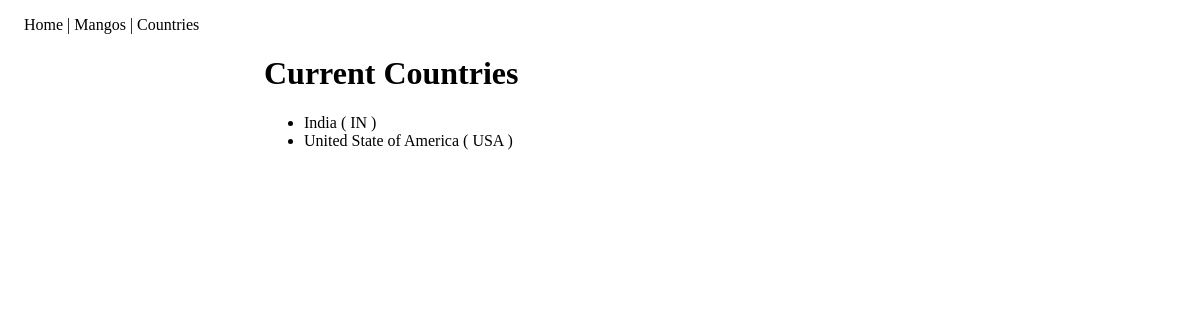
The page /countries/ on the database as committed earlier.
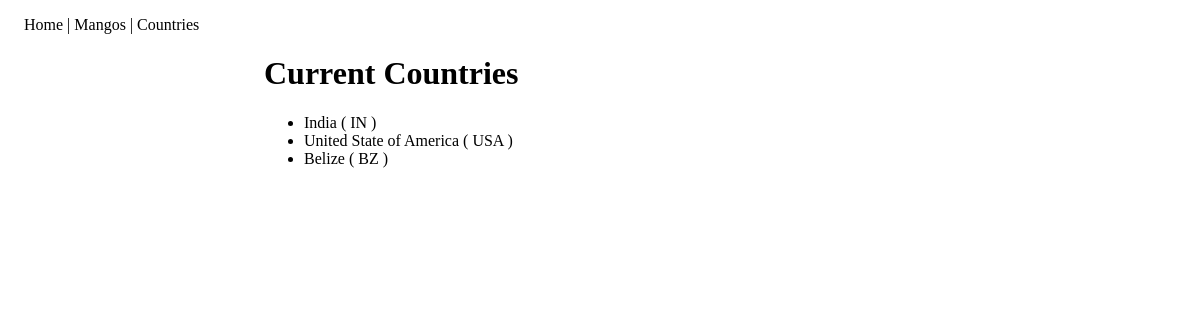
The same page on the database as committed later.
### mangos/models.py (models this page shows, shortened)
class Country(models.Model):
    name = models.CharField(max_length=200, unique=True)
    abbreviation = models.CharField(max_length=10, unique=True)
    created = models.DateTimeField(auto_now_add=True)
    updated = models.DateTimeField(auto_now=True)

### mangos/views.py (the view)
# urls.py: path('countries/', mangos.views.countries, name='countries'),
def countries(request):
    countries = Country.objects.all()
    return render(request, "countries.html", { "countries": countries })

### mangos/templates/countries.html (shortened to what this page needs)
{% extends "base.html" %}
{% block content %}
<h1>Current Countries</h1>
<ul>
    {% for country in countries %}
        <li>{{ country.name }} ( {{ country.abbreviation }} )</li>
    {% endfor %}
    </ul>
{% endblock %}

### mangos/templates/base.html (shortened to what this page needs)
{% load static %}
<!doctype html>
<html lang="en">
<head>
    <link rel="stylesheet" href="https://cdn.jsdelivr.net/npm/@picocss/pico@2/css/pico.amber.css">
    <link rel="stylesheet" href="{% static 'styles.css' %}">
</head>
<body>
    <header>
        <a href="/">Home</a>
        <span>|</span>
        <a href="/mangos">Mangos</a>
        <span>|</span>
        <a href="/countries">Countries</a>
    </header>
    <main>
        {% block content %}{% endblock %}
    </main>
</body>
</html>

### mangos/static/styles.css (style rules this page uses)
body { width: 100vw; }
header { padding-top: 8px; padding-left: 16px; padding-right: 16px; position: sticky; }
header > a { color: var(--pico-primary); text-decoration: none; }
header > span { color: var(--pico-muted-border-color); }
main { margin-left: 16em; margin-right: 16em; min-width: 512px; }

Rows that differ between the two databases and show on the page:
added Country: name "Belize", abbreviation "BZ"
